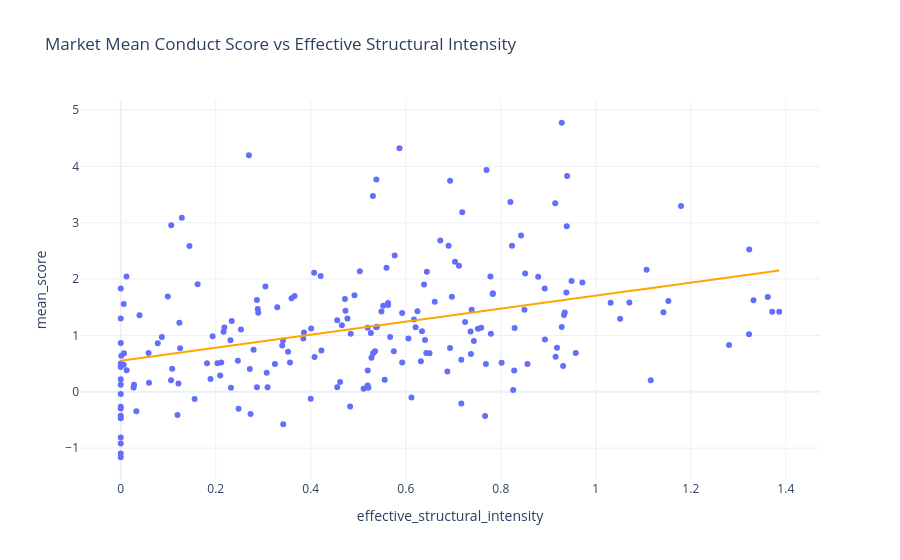

Notebook source saved alongside this figure:
### Code cell
fig = px.scatter(
    df,
    x="effective_structural_intensity",
    y="mean_score",
    hover_data=["market_id"],
    title="Market Mean Conduct Score vs Effective Structural Intensity",
    template="plotly_white", 
    trendline="ols", 
    trendline_color_override="orange"
)
fig.show()

### Figure 1 — Plotly figure (JSON) as saved in the notebook; plotly's stock layout.template omitted (floating-point values rounded to 4 significant figures; data arrays with more than 128 entries replaced by an {"elided": "..."} marker saying what was removed)
{"data": [{"customdata": {"elided": "200x1 int values"}, "hovertemplate": "effective_structural_intensity=%{x}<br>mean_score=%{y}<br>market_id=%{customdata[0]}<extra></extra>", "legendgroup": "", "marker": {"color": "#636efa", "symbol": "circle"}, "mode": "markers", "name": "", "orientation": "v", "showlegend": false, "type": "scatter", "x": {"elided": "200 float values"}, "xaxis": "x", "y": {"elided": "200 float values"}, "yaxis": "y"}, {"hovertemplate": "<b>OLS trendline</b><br>mean_score = 1.1555 * effective_structural_intensity + 0.550478<br>R<sup>2</sup>=0.148241<br><br>effective_structural_intensity=%{x}<br>mean_score=%{y} <b>(trend)</b><extra></extra>", "legendgroup": "", "line": {"color": "orange"}, "marker": {"color": "#636efa", "symbol": "circle"}, "mode": "lines", "name": "", "showlegend": false, "type": "scatter", "x": {"elided": "200 float values"}, "xaxis": "x", "y": {"elided": "200 float values"}, "yaxis": "y"}], "layout": {"legend": {"tracegroupgap": 0}, "title": {"text": "Market Mean Conduct Score vs Effective Structural Intensity"}, "xaxis": {"anchor": "y", "domain": [0, 1], "title": {"text": "effective_structural_intensity"}}, "yaxis": {"anchor": "x", "domain": [0, 1], "title": {"text": "mean_score"}}}}
